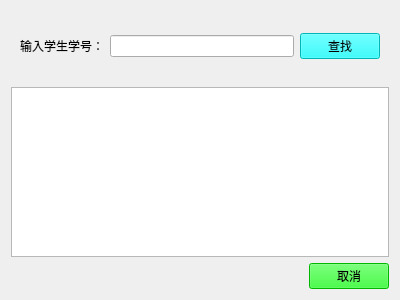
<?xml version="1.0" encoding="UTF-8"?>
<ui version="4.0">
 <class>Search</class>
 <widget class="QWidget" name="Search">
  <property name="geometry">
   <rect>
    <x>0</x>
    <y>0</y>
    <width>400</width>
    <height>300</height>
   </rect>
  </property>
  <property name="windowTitle">
   <string>Form</string>
  </property>
  <layout class="QGridLayout" name="gridLayout_2">
   <item row="0" column="0" colspan="2">
    <widget class="QWidget" name="widget" native="true">
     <property name="minimumSize">
      <size>
       <width>0</width>
       <height>70</height>
      </size>
     </property>
     <layout class="QGridLayout" name="gridLayout">
      <item row="0" column="0">
       <widget class="QLabel" name="label">
        <property name="styleSheet">
         <string notr="true">font: 14pt &quot;黑体&quot;;</string>
        </property>
        <property name="text">
         <string>输入学生学号：</string>
        </property>
       </widget>
      </item>
      <item row="0" column="1">
       <widget class="QLineEdit" name="lineEdit"/>
      </item>
      <item row="0" column="2">
       <widget class="QPushButton" name="pushButton">
        <property name="styleSheet">
         <string notr="true">background-color: rgb(0, 255, 255);
font: 14pt &quot;黑体&quot;;</string>
        </property>
        <property name="text">
         <string>查找</string>
        </property>
       </widget>
      </item>
     </layout>
    </widget>
   </item>
   <item row="1" column="0" colspan="2">
    <widget class="QTextEdit" name="textEdit"/>
   </item>
   <item row="2" column="0">
    <spacer name="horizontalSpacer">
     <property name="orientation">
      <enum>Qt::Horizontal</enum>
     </property>
     <property name="sizeHint" stdset="0">
      <size>
       <width>301</width>
       <height>20</height>
      </size>
     </property>
    </spacer>
   </item>
   <item row="2" column="1">
    <widget class="QPushButton" name="pushButton_2">
     <property name="styleSheet">
      <string notr="true">background-color: rgb(0, 255, 0);
font: 14pt &quot;黑体&quot;;</string>
     </property>
     <property name="text">
      <string>取消</string>
     </property>
    </widget>
   </item>
  </layout>
 </widget>
 <resources/>
 <connections/>
</ui>
